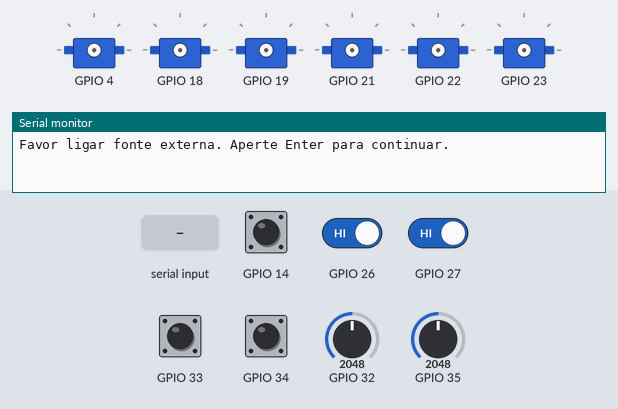
A program run on a simulated ESP32. Shown: 6 × servo, the last lines printed to the serial monitor. The inputs (shaded band) are chosen by the test bench; at power-on: GPIO 14, GPIO 26, GPIO 27, GPIO 33, GPIO 34 HIGH, GPIO 32 = 2048, GPIO 35 = 2048. Servo pulses on a pin are drawn as a servo (544–2400 µs = 0–180°).

Above: at 1.8 s.
1.9 s: "90,45\n" received over Serial
6.4 s: GPIO 26 driven LOW and GPIO 27 driven LOW
At 8.1 s:
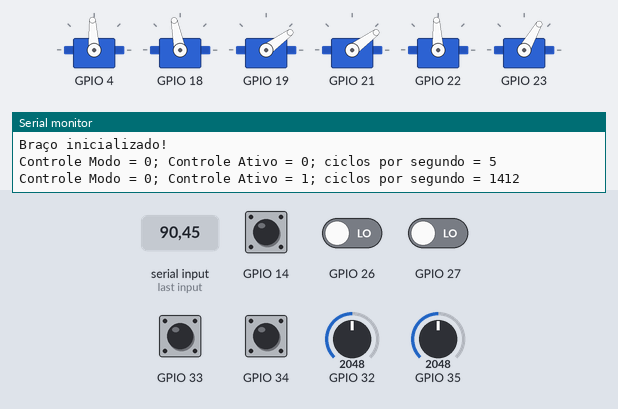
9.4 s: GPIO 32 set to 2312
10.9 s: GPIO 32 set to 2433
At 12.5 s:
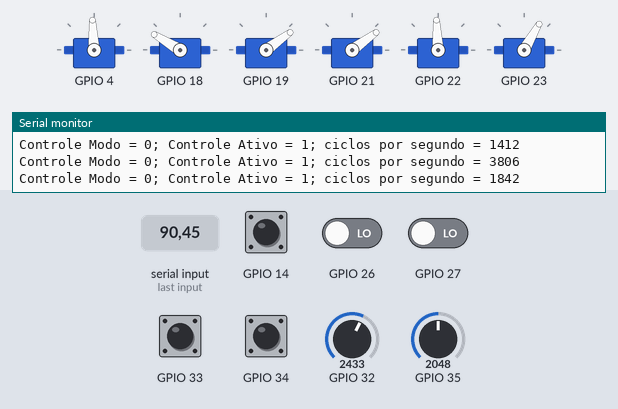
13.9 s: GPIO 34 pulled LOW for 1 s
At 14.94 s:
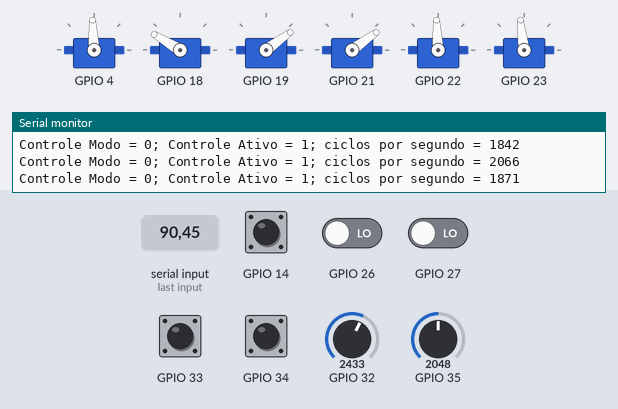
Timing chart, 0 to 17.4 s (numbered marks = the images above; inputs shaded):
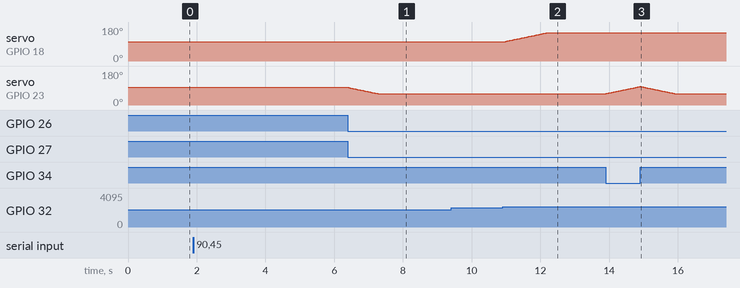

The program:

main.cpp
```cpp
#include <Arduino.h>
#include <ServoBraco.h>
#include <controle.h>

typedef enum {STARTUP, STANDBY, RECEIVING, MANUAL_CONTROL, UPDATING, LOGGING} Estados;

Braco braco;
Controle controle;
Estados estadoAtual;
Estados estadoProximo;

unsigned long g_tickLastPoll = 0;
unsigned long g_tickLastUpdate = 0;
unsigned long g_tickLastLog = 0;
unsigned long g_counter;

void setup() {
	estadoAtual = STARTUP;
	estadoProximo = STANDBY;

	Serial.begin(115200);
	while(!Serial);
	delay(1000);

	Serial.println(
		"Favor ligar fonte externa. Aperte Enter para continuar."
	);

	// Esperar entrada, e depois descartar os bytes recebidos
	while(!Serial.available());
	while(Serial.available() > 0) {
		Serial.read();
	}

	braco.init();
	controle.init();
	delay(2000);
	Serial.println("Braço inicializado!");
	delay(2000);
}

void loop() {
	unsigned long tickAtual = millis();
	char receiveBuffer[10];
	estadoAtual = estadoProximo;

	switch(estadoAtual) {
		default:
		case STANDBY:
			if(tickAtual >= g_tickLastUpdate + UPDATE_STEP)
			{
				estadoProximo = UPDATING;
			}
			else if(tickAtual > g_tickLastPoll)
			{
				estadoProximo = MANUAL_CONTROL;
			}
			else if(tickAtual >= g_tickLastLog + 1000)
			{
				estadoProximo = LOGGING;
			}
			else if(Serial.available())
			{
				estadoProximo = RECEIVING;
			}
			break;
		case UPDATING:
			braco.update();
			g_tickLastUpdate = tickAtual;

			estadoProximo = STANDBY;
			break;
		case MANUAL_CONTROL: {
			controle.update();

			if(controle.botaoE.isRisingEdge()) {
				controle.flipAtivoState();
			}
			if(controle.getAtivoState()) {
				switch(controle.getModoAtual())
				{
					default:
					case ROTEXT: {
						braco.rotacao.move(_VALUE_TO_DIRECTION(-controle.axisX.getValue()));
						braco.ombro.move(_VALUE_TO_DIRECTION(controle.axisY.getValue()));
						braco.cotovelo.move(_VALUE_TO_DIRECTION(-controle.axisY.getValue()));
						braco.pulsoRotacao.stop();
						braco.pulsoFlexao.stop();
						break;
					}
					case PULSO: {
						braco.rotacao.stop();
						braco.ombro.stop();
						braco.cotovelo.stop();
						braco.pulsoRotacao.move(_VALUE_TO_DIRECTION(controle.axisX.getValue()));
						braco.pulsoFlexao.move(_VALUE_TO_DIRECTION(-controle.axisY.getValue()));
						break;
					}
				}

				if (controle.botaoA.getState()) {
					braco.garra.move(FORWARD);
				}
				else if (controle.botaoC.getState()) {
					braco.garra.move(BACKWARD);
				}
				else {
					braco.garra.stop();
				}
			}

			g_tickLastPoll = tickAtual;
			estadoProximo = STANDBY;
			break;
		}
		case RECEIVING:
			for(uint8_t i; i < 10; i++)
			{
				receiveBuffer[i] = Serial.read();
				if(receiveBuffer[i] == '\n')
				{
					receiveBuffer[i] = '\0';
					break;
				}
			}
			// primeiro caractere vai para comando, o resto da string é
			// convertida para número e vai para argumento
			braco.atuar(receiveBuffer[0], atof(&receiveBuffer[1]));

			estadoProximo = STANDBY;
			break;
		case LOGGING:
			Serial.print("Controle Modo = ");
			Serial.print(controle.getModoAtual());
			Serial.print("; Controle Ativo = ");
			Serial.print(controle.getAtivoState());
			Serial.print("; ciclos por segundo = ");
			Serial.print(g_counter);
			Serial.println();

			g_counter = 0;
			g_tickLastLog = tickAtual;
			estadoProximo = STANDBY;
			break;
	}
	g_counter++;
}
```

Measured:
- the behaviour switches between 2364 and 2365 on GPIO 32 (found by bisection; images 1 and 2)
- after the input at 6.4 s, servo on GPIO 23: moves from 93° to 60° over 0.85 s, starting at once
- after the input at 9.4 s, every drawn part: stays the same
- after the input at 10.9 s, servo on GPIO 18: rises from 101° to 150° in 1.3 s, then falls to 149° in 0.02 s
- after the input at 13.9 s, servo on GPIO 23: rises from 60° to 98° in 0.98 s, then falls to 60° in 1.0 s
